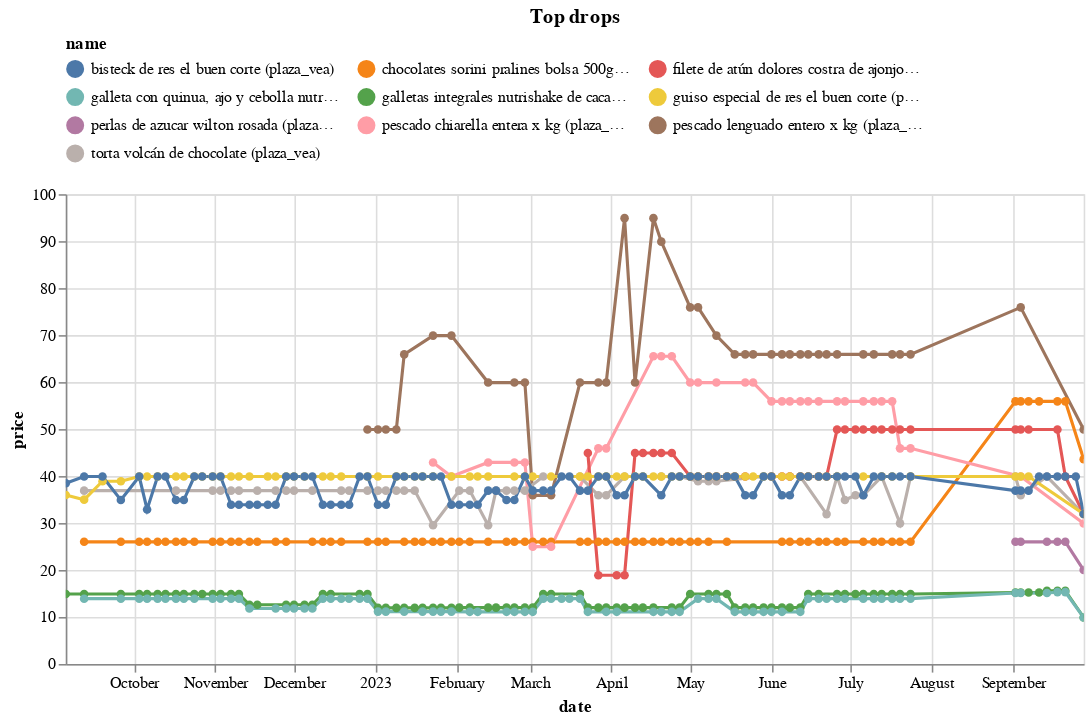

The code cell stored with this chart in its notebook:
### Code cell
(top_changes_abs
 .sort_values('change')
 .head(10)
 .pipe(plot_changes, 'Top drops')
)

### Figure 1 — Vega-Lite specification as saved in the notebook (floating-point values rounded to 4 significant figures; data arrays with more than 128 entries replaced by an {"elided": "..."} marker saying what was removed)
{"config": {"view": {"continuousWidth": 300, "continuousHeight": 300}, "legend": {"columns": 3, "orient": "top"}}, "data": {"name": "data-0d5d4177aa3563734dfd9a67e94fdb7e"}, "mark": {"type": "line", "point": true}, "encoding": {"color": {"field": "name", "scale": {"domain": ["bisteck de res el buen corte (plaza_vea)", "chocolates sorini pralines bolsa 500g (plaza_vea)", "filete de atún dolores costra de ajonjolí bolsa 304g (plaza_vea)", "galleta con quinua, ajo y cebolla nutrishake nutri co bolsa 180g (plaza_vea)", "galletas integrales nutrishake de cacao y fresa bolsa 6un (plaza_vea)", "guiso especial de res el buen corte (plaza_vea)", "perlas de azucar wilton rosada (plaza_vea)", "pescado chiarella entera x kg (plaza_vea)", "pescado lenguado entero x kg (plaza_vea)", "torta volcán de chocolate (plaza_vea)"]}, "type": "nominal"}, "tooltip": [{"field": "name", "type": "nominal"}, {"field": "price", "type": "quantitative"}, {"field": "last_price", "type": "quantitative"}], "x": {"field": "date", "type": "temporal"}, "y": {"field": "price", "type": "quantitative"}}, "params": [{"name": "param_9", "select": {"type": "point", "fields": ["name"]}, "bind": "legend"}, {"name": "param_10", "select": {"type": "interval", "encodings": ["x", "y"]}, "bind": "scales"}], "title": "Top drops", "transform": [{"filter": {"param": "param_9"}}], "width": 650, "$schema": "https://vega.github.io/schema/vega-lite/v5.14.1.json", "datasets": {"data-0d5d4177aa3563734dfd9a67e94fdb7e": {"elided": "582 records"}}}
